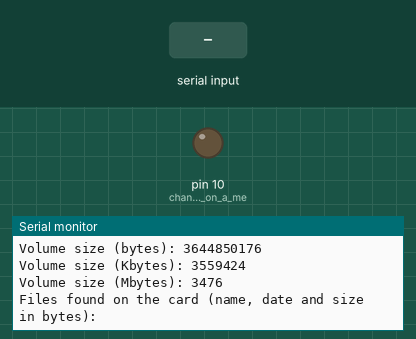
This sketch was run on a simulated Arduino Uno, built with avr-gcc and run on an emulated ATmega328P. Parts: output pins drawn as LEDs (lit = HIGH), the last lines printed to the serial monitor. The test bench sets the inputs (shaded band). Storage starts empty.

Above: at 1.4 s.
1.5 s: "show\n" received over Serial
At 1.9 s:
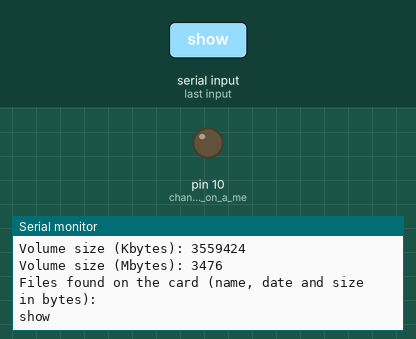
3.0 s: "read\n" received over Serial
At 4.2 s:
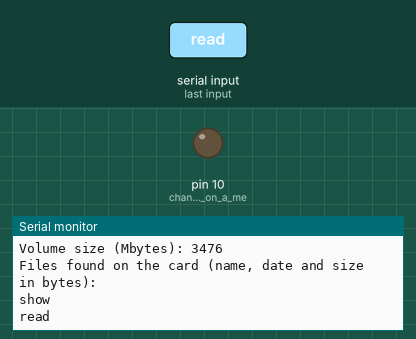
4.5 s: byte 13 ('\r') received over Serial
At 5.5 s:
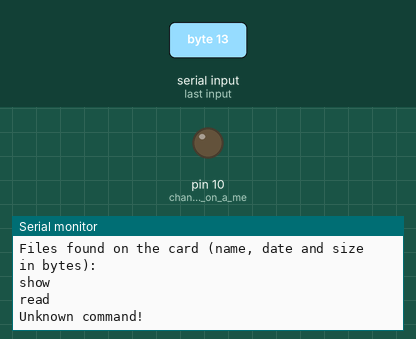
6.0 s: "1\n" received over Serial
At 6.6 s:
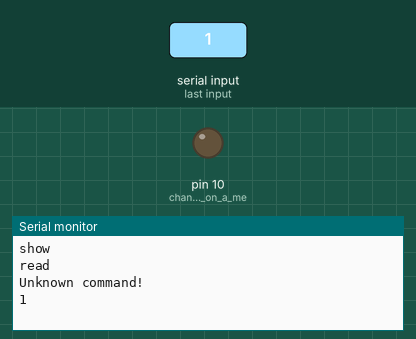

The sketch:

SD_Test.ino
```cpp
/* SD-Test */
 // include the SD library:
#include <SD.h>

// set up variables using the SD utility library functions:
Sd2Card card;
SdVolume volume;
SdFile root;

#define CMDBUFSIZE 50

int inByte = 0;         // incoming serial byte
char CmdLine[CMDBUFSIZE];
int CmdByte = 0;

// change this to match your SD shield or module;
// Arduino Ethernet shield: pin 4
// Adafruit SD shields and modules: pin 10
// Sparkfun SD shield: pin 8
const int chipSelect = 10;

void setup()
{
 // Open serial communications and wait for port to open:
  Serial.begin(9600);
   while (!Serial) {
    ; // wait for serial port to connect. Needed for Leonardo only
  }

  ShowCard();
}

void ShowCard() {
  Serial.print("\nInitializing SD card...");
  // On the Ethernet Shield, CS is pin 4. It's set as an output by default.
  // Note that even if it's not used as the CS pin, the hardware SS pin
  // (10 on most Arduino boards, 53 on the Mega) must be left as an output
  // or the SD library functions will not work.
  pinMode(10, OUTPUT);     // change this to 53 on a mega


  // we'll use the initialization code from the utility libraries
  // since we're just testing if the card is working!
  if (!card.init(SPI_HALF_SPEED, chipSelect)) {
    Serial.println("initialization failed. Things to check:");
    Serial.println("* is a card is inserted?");
    Serial.println("* Is your wiring correct?");
    Serial.println("* did you change the chipSelect pin to match your shield or module?");
    return;
  } else {
   Serial.println("Wiring is correct and a card is present.");
  }

  // print the type of card
  Serial.print("\nCard type: ");
  switch(card.type()) {
    case SD_CARD_TYPE_SD1:
      Serial.println("SD1");
      break;
    case SD_CARD_TYPE_SD2:
      Serial.println("SD2");
      break;
    case SD_CARD_TYPE_SDHC:
      Serial.println("SDHC");
      break;
    default:
      Serial.println("Unknown");
  }

  // Now we will try to open the 'volume'/'partition' - it should be FAT16 or FAT32
  if (!volume.init(card)) {
    Serial.println("Could not find FAT16/FAT32 partition.\nMake sure you've formatted the card");
    return;
  }


  // print the type and size of the first FAT-type volume
  uint32_t volumesize;
  Serial.print("\nVolume type is FAT");
  Serial.println(volume.fatType(), DEC);
  Serial.println();

  volumesize = volume.blocksPerCluster();    // clusters are collections of blocks
  volumesize *= volume.clusterCount();       // we'll have a lot of clusters
  volumesize *= 512;                            // SD card blocks are always 512 bytes
  Serial.print("Volume size (bytes): ");
  Serial.println(volumesize);
  Serial.print("Volume size (Kbytes): ");
  volumesize /= 1024;
  Serial.println(volumesize);
  Serial.print("Volume size (Mbytes): ");
  volumesize /= 1024;
  Serial.println(volumesize);


  Serial.println("\nFiles found on the card (name, date and size in bytes): ");
  root.openRoot(volume);

  // list all files in the card with date and size
  root.ls(LS_R | LS_DATE | LS_SIZE);
}


void loop(void) {
  // if we get a valid byte, read analog ins:
  if (Serial.available() > 0) {
    // get incoming byte:
    inByte = Serial.read();
    // Echo
    Serial.write(inByte);
    if (inByte == '\r') {
      Serial.print("\n");
      if (strcmp(CmdLine, "show") == 0) {
        ShowCard();
      } else if (strcmp(CmdLine, "read") == 0) {
        File myFile;

        myFile = SD.open("PROBE1.TXT");
        if (myFile) {
          Serial.println("PROBE1.TXT:");

          // read from the file until there's nothing else in it:
          while (myFile.available()) {
    	    Serial.write(myFile.read());
          }
          // close the file:
          myFile.close();
        } else {
          Serial.println("Error opening File.");
        }
      } else {
        Serial.println("Unknown command!");
      }
      CmdByte = 0;
    } else if (inByte == '\n') {
      // Do nothing.
    } else {
      if (CmdByte >= CMDBUFSIZE-1) {
        Serial.println("");
        Serial.println("Buffer overflow!");
        CmdByte = 0;
      } else {
        CmdLine[CmdByte] = inByte;
        CmdByte++;
      }
    }
    CmdLine[CmdByte] = 0;
  }

}
```

Measured:
- after the input at 1.5 s, the serial monitor: prints a new line at once (image 1)
- after the input at 3.0 s, the serial monitor: prints a new line at once (image 2)
- after the input at 4.5 s, the serial monitor: prints a new line at once (image 3)
- after the input at 6.0 s, the serial monitor: prints a new line at once (image 4)
